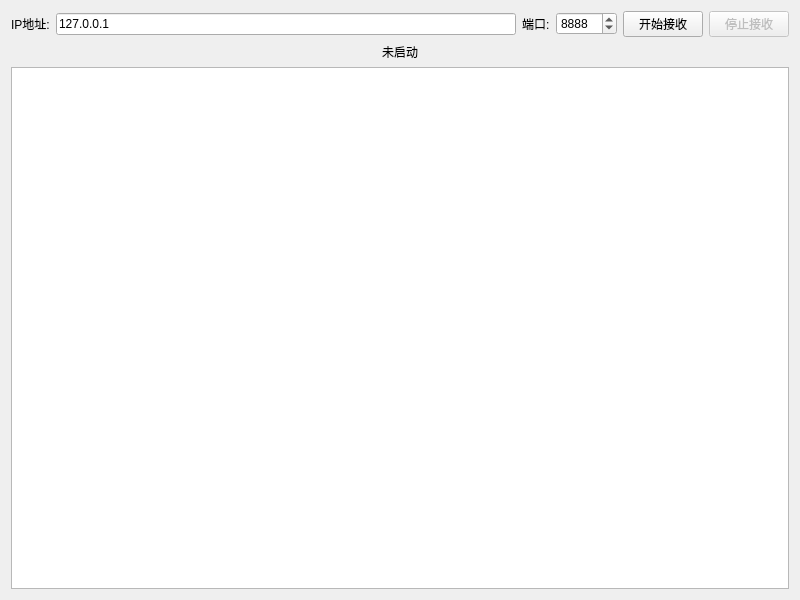
<?xml version="1.0" encoding="UTF-8"?>
<ui version="4.0">
 <class>TcpReceiverWindow</class>
 <widget class="QWidget" name="TcpReceiverWindow">
  <property name="geometry">
   <rect>
    <x>0</x>
    <y>0</y>
    <width>800</width>
    <height>600</height>
   </rect>
  </property>
  <property name="windowTitle">
   <string>TCP Receiver Window</string>
  </property>
  <layout class="QVBoxLayout" name="verticalLayout">
   <item>
    <layout class="QHBoxLayout" name="horizontalLayout">
     <item>
      <widget class="QLabel" name="ipLabel">
       <property name="text">
        <string>IP地址:</string>
       </property>
      </widget>
     </item>
     <item>
      <widget class="QLineEdit" name="ipLineEdit">
       <property name="text">
        <string>127.0.0.1</string>
       </property>
      </widget>
     </item>
     <item>
      <widget class="QLabel" name="portLabel">
       <property name="text">
        <string>端口:</string>
       </property>
      </widget>
     </item>
     <item>
      <widget class="QSpinBox" name="portSpinBox">
       <property name="minimum">
        <number>1</number>
       </property>
       <property name="maximum">
        <number>65535</number>
       </property>
       <property name="value">
        <number>8888</number>
       </property>
      </widget>
     </item>
     <item>
      <widget class="QPushButton" name="startButton">
       <property name="text">
        <string>开始接收</string>
       </property>
      </widget>
     </item>
     <item>
      <widget class="QPushButton" name="stopButton">
       <property name="text">
        <string>停止接收</string>
       </property>
       <property name="enabled">
        <bool>false</bool>
       </property>
      </widget>
     </item>
    </layout>
   </item>
   <item>
    <widget class="QLabel" name="statusLabel">
     <property name="text">
      <string>未启动</string>
     </property>
     <property name="alignment">
      <set>Qt::AlignCenter</set>
     </property>
    </widget>
   </item>
   <item>
    <widget class="QTextEdit" name="receiveTextEdit">
     <property name="readOnly">
      <bool>true</bool>
     </property>
    </widget>
   </item>
  </layout>
 </widget>
 <resources/>
 <connections>
 </connections>
</ui>
